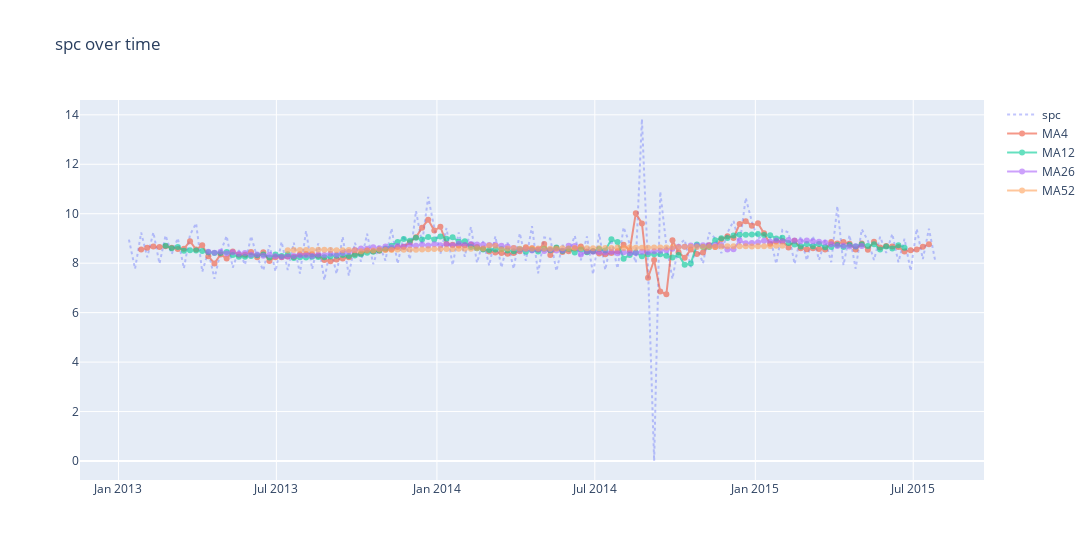

Here is the notebook cell this chart was saved with:
### Code cell
pms.keep_rolling(weekly_data, "spc", [4, 12, 26, 52])

### Figure 1 — Plotly figure (JSON) as saved in the notebook; plotly's stock layout.template omitted (floating-point values rounded to 4 significant figures; data arrays with more than 128 entries replaced by an {"elided": "..."} marker saying what was removed)
{"data": [{"line": {"dash": "dot"}, "mode": "lines", "name": "spc", "opacity": 0.4, "type": "scatter", "x": {"elided": "133 str values"}, "y": {"elided": "133 float values"}}, {"mode": "lines+markers", "name": "MA4", "opacity": 0.6, "type": "scatter", "x": {"elided": "133 str values"}, "y": {"elided": "133 float values"}}, {"mode": "lines+markers", "name": "MA12", "opacity": 0.6, "type": "scatter", "x": {"elided": "133 str values"}, "y": {"elided": "133 float values"}}, {"mode": "lines+markers", "name": "MA26", "opacity": 0.6, "type": "scatter", "x": {"elided": "133 str values"}, "y": {"elided": "133 float values"}}, {"mode": "lines+markers", "name": "MA52", "opacity": 0.6, "type": "scatter", "x": {"elided": "133 str values"}, "y": {"elided": "133 float values"}}], "layout": {"title": {"text": "spc over time"}, "width": 1100}}
